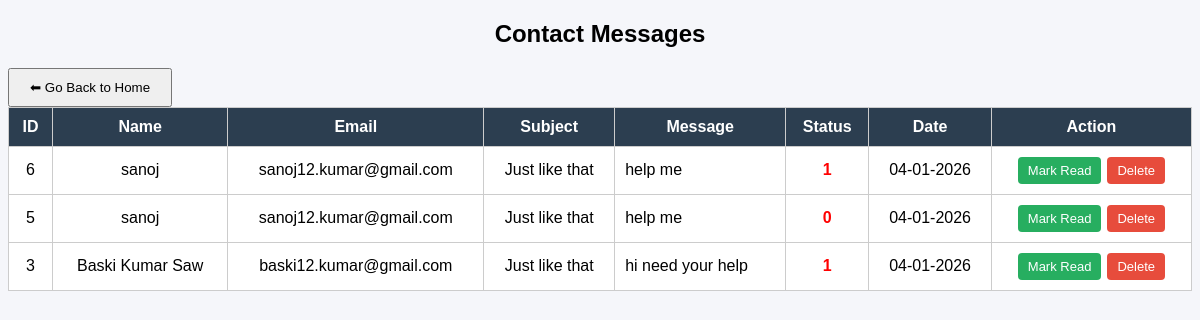
/manage_contact_message.php, run on the app's committed database.
### tables this page shows
CREATE TABLE `contact_messages` (
  `id` int(11) NOT NULL,
  `name` varchar(100) DEFAULT NULL,
  `email` varchar(100) DEFAULT NULL,
  `subject` varchar(150) DEFAULT NULL,
  `message` text DEFAULT NULL,
  `created_at` timestamp NOT NULL DEFAULT current_timestamp(),
  `status` int(2) NOT NULL DEFAULT 1
);

### manage_contact_message.php (the view, shortened to what this page needs)
<?php
include("conn.php");
$result = mysqli_query($conn, "SELECT * FROM contact_messages ORDER BY id DESC");
?>
<!DOCTYPE html>
<html>
<head>
</head>
<body>
<h2>Contact Messages</h2>
<a href="admin_dashboard.php">
    <button type="button" style="padding:10px 20px; cursor:pointer;">
        ⬅ Go Back to Home
    </button>
</a>
<table>
    <tr>
        <th>ID</th>
        <th>Name</th>
        <th>Email</th>
        <th>Subject</th>
        <th>Message</th>
        <th>Status</th>
        <th>Date</th>
        <th>Action</th>
    </tr>
<?php while($row = mysqli_fetch_assoc($result)){ ?>
<tr>
    <td><?= $row['id']; ?></td>
    <td><?= htmlspecialchars($row['name']); ?></td>
    <td><?= htmlspecialchars($row['email']); ?></td>
    <td><?= htmlspecialchars($row['subject']); ?></td>
    <td class="msg"><?= nl2br(htmlspecialchars($row['message'])); ?></td>
    <td class="<?= ($row['status']=='read')?'status-read':'status-unread'; ?>">
        <?= ucfirst($row['status']); ?>
    </td>
    <td><?= date("d-m-Y", strtotime($row['created_at'])); ?></td>
    <td>
        <div class="action">
            <a href="?status=<?= $row['status']; ?>&id=<?= $row['id']; ?>"
               class="btn <?= ($row['status']=='read')?'unread':'read'; ?>">
               <?= ($row['status']=='read')?'Mark Unread':'Mark Read'; ?>
            </a>
            <a href="?delete=<?= $row['id']; ?>"
               onclick="return confirm('Delete this message?')"
               class="btn delete">Delete</a>
        </div>
    </td>
</tr>
<?php } ?>
</table>
</body>
</html>

### manage_contact_message.php (style rules this page uses)
body { font-family: Arial; background:#f5f6fa; }
h2 { text-align:center; }
table { width:100%; border-collapse:collapse; background:#fff; }
th, td { padding:10px; border:1px solid #ccc; text-align:center; }
th { background:#2c3e50; color:#fff; }
.btn { padding:6px 10px; text-decoration:none; color:#fff; border-radius:4px; font-size:13px; }
.delete { background:#e74c3c; }
.read { background:#27ae60; }
.status-unread { color:red;font-weight:bold; }
.action { display:flex; gap:6px; justify-content:center; }
.msg { text-align:justify; max-width:350px; }

### data on the page
contact_messages: id "6", name "sanoj", email "sanoj12.kumar@gmail.com", subject "Just like that", message "help me", status "1", created_at "04-01-2026", shows "Mark Read"
contact_messages: id "5", name "sanoj", email "sanoj12.kumar@gmail.com", subject "Just like that", message "help me", status "0", created_at "04-01-2026", shows "Mark Read"
contact_messages: id "3", name "Baski Kumar Saw", email "baski12.kumar@gmail.com", subject "Just like that", message "hi need your help", status "1", created_at "04-01-2026", shows "Mark Read"
